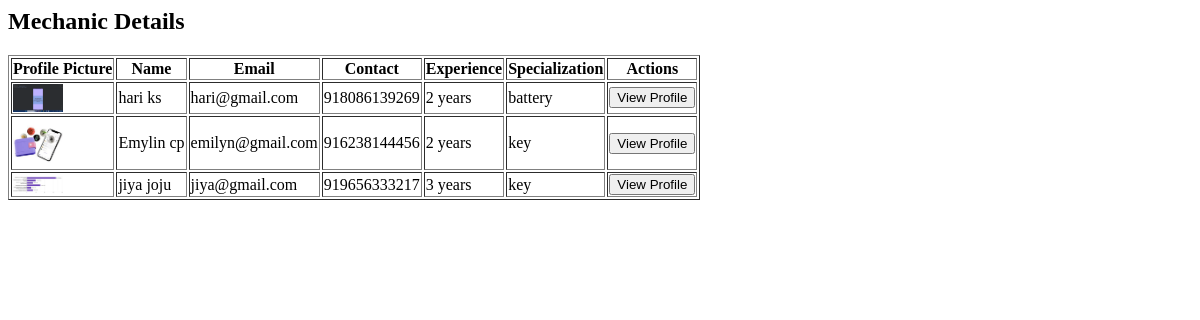
/view-mechanic-details/ (signed in), run on an earlier commit of the app's database.
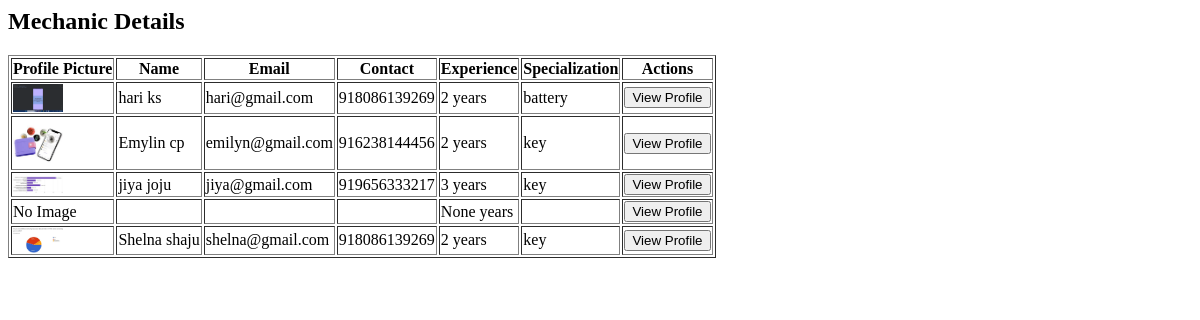
And on a later commit of the database.
### Home/models.py (models this page shows, shortened)
class MechanicProfile(models.Model):
    user = models.OneToOneField(User, on_delete=models.CASCADE)  # Links profile to User
    first_name = models.CharField(max_length=255)
    last_name = models.CharField(max_length=255)
    date_of_birth = models.DateField(null=True, blank=True)
    email = models.EmailField()#unique=True)
    gender_choices = [('Male', 'Male'), ('Female', 'Female'), ('Other', 'Other')]
    gender = models.CharField(max_length=10, choices=gender_choices)
    profile_picture = models.ImageField(upload_to='mechanic_profiles/', null=True, blank=True)
    contact_no = models.CharField(
        max_length=15,
        validators=[RegexValidator(regex=r'^\d{10,15}$', message="Enter a valid number ")],
    )
    aadhar_id = models.CharField(
        max_length=12,
        validators=[RegexValidator(regex=r'^\d{12}$', message="Aadhar number must be exactly 12 digits")],
    )
    alternate_contact = models.CharField(max_length=15, blank=True, null=True)
    experience = models.PositiveIntegerField(null=True, blank=True)
    address = models.TextField()
    state = models.CharField(max_length=255)
    city = models.CharField(max_length=255)
    district = models.CharField(max_length=255)
    specialization = models.ForeignKey('ServiceProvided', on_delete=models.SET_NULL, null=True)

class ServiceProvided(models.Model):
    name = models.CharField(max_length=255)
    picture = models.ImageField(upload_to='services/')  # Main picture
    short_description = models.TextField()
    long_description = models.TextField()
    points_to_remember = models.TextField()
    additional_picture = models.ImageField(upload_to='services/', blank=True, null=True)  # Additional Picture

### Home/views.py (the view)
# urls.py: path('view-mechanic-details/', views.view_mechdetails, name='view_mechanic_details'),
@user_passes_test(lambda u: u.is_superuser)
def view_mechdetails(request):
    mechanics = MechanicProfile.objects.all()
    return render(request, 'view_mechdetails.html', {'mechanics': mechanics})

### templates/view_mechdetails.html
<h2>Mechanic Details</h2>
<table border="1">
    <tr>
        <th>Profile Picture</th>
        <th>Name</th>
        <th>Email</th>
        <th>Contact</th>
        <th>Experience</th>
        <th>Specialization</th>
        <th>Actions</th>
    </tr>
    {% for mechanic in mechanics %}
    <tr>
        <td>
            {% if mechanic.profile_picture %}
                <img src="{{ mechanic.profile_picture.url }}" alt="Profile Picture" width="50px">
            {% else %}
                No Image
            {% endif %}
        </td>
        <td>{{ mechanic.first_name }} {{ mechanic.last_name }}</td>
        <td>{{ mechanic.email }}</td>
        <td>{{ mechanic.contact_no }}</td>
        <td>{{ mechanic.experience }} years</td>
        <td>{{ mechanic.specialization.name }}</td>
        <td>
            <a href="{% url 'view_profile' %}?id={{ mechanic.id }}"><button>View Profile</button></a>
        </td>
    </tr>
    {% endfor %}
</table>

What changed in the data, as far as the page shows it:
added MechanicProfile: profile_picture "No Image", experience "None"
added MechanicProfile: profile_picture (picture), first_name "Shelna", last_name "shaju", email "shelna@gmail.com", contact_no "918086139269", experience "2", specialization.name "key"
